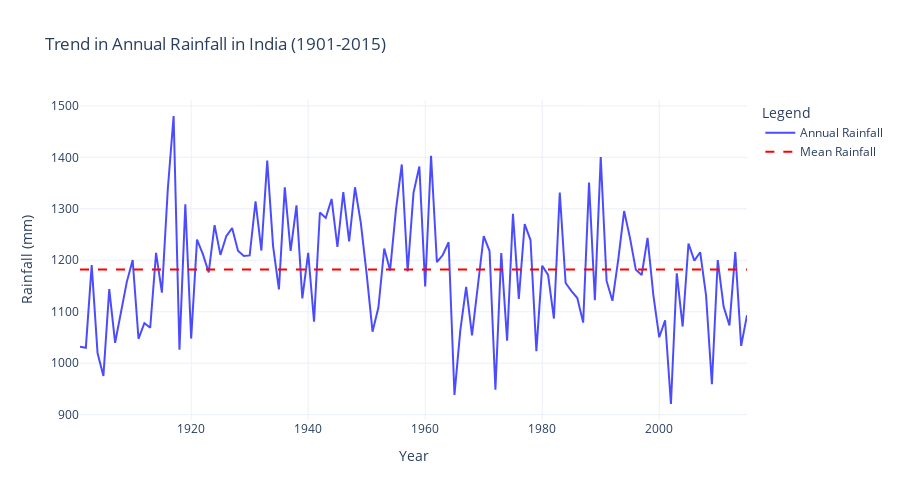

Here is the notebook cell this chart was saved with:
### Code cell
# analyze trends in annual rainfall over time
annual_rainfall = df[['YEAR', 'ANNUAL']]

fig_annual = go.Figure()
fig_annual.add_trace(go.Scatter(
    x=annual_rainfall['YEAR'],
    y=annual_rainfall['ANNUAL'],
    mode='lines',
    name='Annual Rainfall',
    line=dict(color='blue', width=2),
    opacity=0.7
))
fig_annual.add_trace(go.Scatter(
    x=annual_rainfall['YEAR'],
    y=[annual_rainfall['ANNUAL'].mean()] * len(annual_rainfall),
    mode='lines',
    name='Mean Rainfall',
    line=dict(color='red', dash='dash')
))
fig_annual.update_layout(
    title='Trend in Annual Rainfall in India (1901-2015)',
    xaxis_title='Year',
    yaxis_title='Rainfall (mm)',
    template='plotly_white',
    legend=dict(title="Legend"),
    height=500
)
fig_annual.show()
